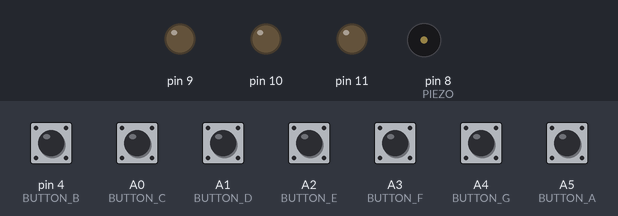
A sketch run on a simulated Arduino Uno, built with avr-gcc and run on an emulated ATmega328P. Shown: output pins drawn as LEDs (lit = HIGH), buzzer (waves = sounding). Inputs (shaded band) come from the test bench; at power-on: A0 (BUTTON_C), A1 (BUTTON_D), A2 (BUTTON_E), A3 (BUTTON_F), A4 (BUTTON_G), A5 (BUTTON_A), pin 4 (BUTTON_B) LOW.

Above: at 1.2 s.
1.3 s: pin 4 (BUTTON_B) pulled HIGH for 0.15 s
At 2.7 s:
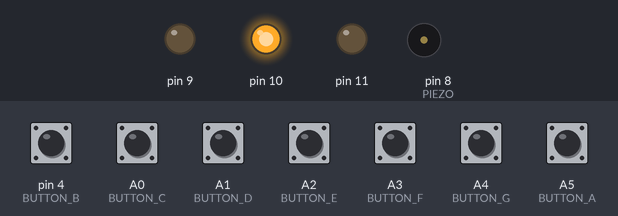
3.0 s: A0 (BUTTON_C) pulled HIGH for 0.15 s
At 4.1 s:
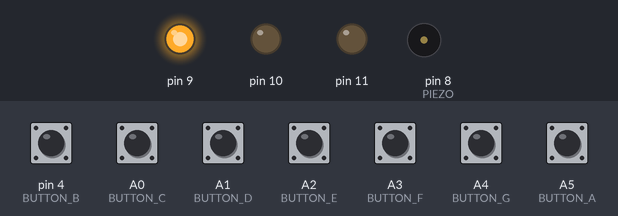
4.7 s: A1 (BUTTON_D) pulled HIGH for 0.15 s
At 5.5 s:
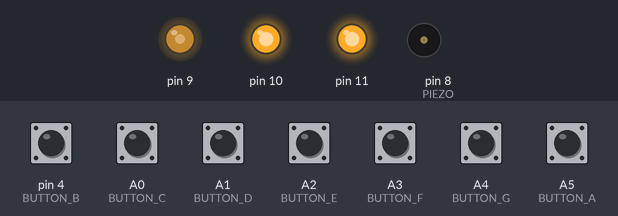
6.4 s: A2 (BUTTON_E) pulled HIGH for 0.15 s
At 7.8 s:
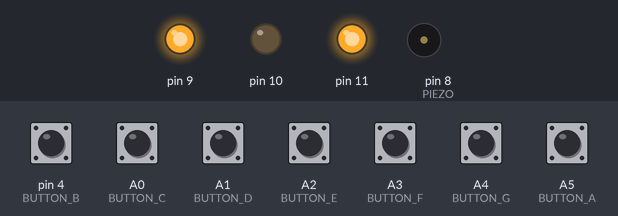
8.1 s: A3 (BUTTON_F) pulled HIGH for 0.15 s
At 9.2 s:
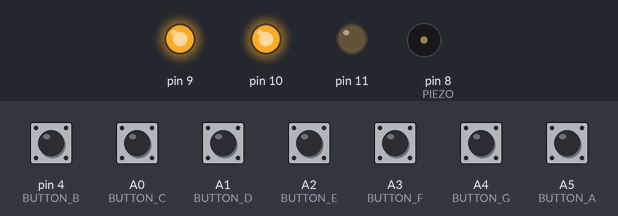
9.8 s: A4 (BUTTON_G) pulled HIGH for 0.15 s
At 10.5 s:
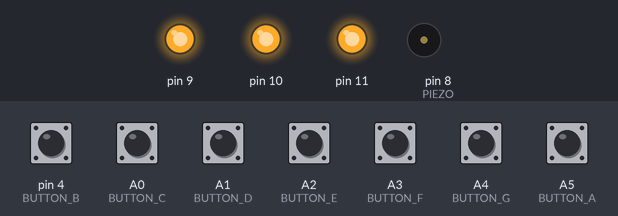
Timing chart, 0 to 12.5 s (numbered marks = the images above; inputs shaded):
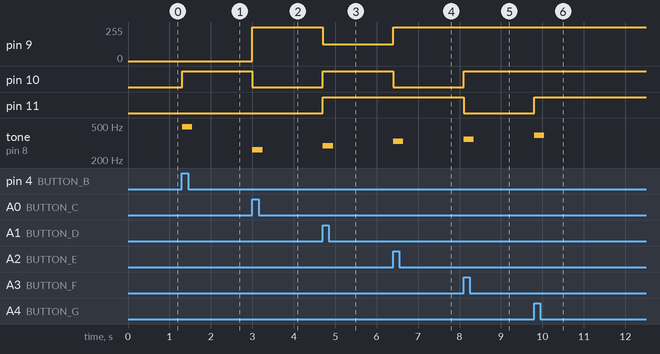

The sketch:

_piano_on_arduino_uno_board1.ino
```cpp
#define NOTE_C 262
#define NOTE_D 294
#define NOTE_E 330
#define NOTE_F 349
#define NOTE_G 392
#define NOTE_A 440
#define NOTE_B 493

#define ACTIVATED LOW

const int PIEZO = 8;
const int LED = 13;

const int BUTTON_C = A0;
const int BUTTON_D = A1;
const int BUTTON_E = A2;
const int BUTTON_F = A3;
const int BUTTON_G = A4;
const int BUTTON_A = A5;
const int BUTTON_B = 4;

void setup()
{
  pinMode(11, OUTPUT);
  pinMode(10, OUTPUT);
  pinMode(9, OUTPUT);

  pinMode(PIEZO, OUTPUT);

  pinMode(BUTTON_A, INPUT);
  pinMode(BUTTON_B, INPUT);
  pinMode(BUTTON_C, INPUT);
  pinMode(BUTTON_D, INPUT);
  pinMode(BUTTON_E, INPUT);
  pinMode(BUTTON_F, INPUT);
  pinMode(BUTTON_G, INPUT);
}

 void loop()
{
   if(digitalRead(BUTTON_A) == 1)
 {
  	tone(PIEZO,NOTE_A,100);
    setColor(255, 0, 0); // Red
 }

   if(digitalRead(BUTTON_B) ==  1)
 {
  	tone(PIEZO,NOTE_B,100);
    setColor(0, 255, 0); // Green
 }

   if(digitalRead(BUTTON_C) ==  1)
 {
	tone(PIEZO,NOTE_C,100);
    setColor(0, 0, 255); // Blue
 }

 if(digitalRead(BUTTON_D) ==  1)
 {
	tone(PIEZO,NOTE_D,100);
    setColor(255, 255, 125); // Raspberry
 }

 if(digitalRead(BUTTON_E) ==  1)
 {
   	tone(PIEZO,NOTE_E,100);
   	setColor(255, 0, 255); // Magenta
 }

 if(digitalRead(BUTTON_F) == 1)
 {
	tone(PIEZO,NOTE_F,100);
   	setColor(0, 255, 255); // Cyan
 }

 if(digitalRead(BUTTON_G) == 1)
 {
	tone(PIEZO,NOTE_G,100);
   	setColor(255, 255, 255); // White
  }

   delay(5);
 }

void setColor(int redValue, int greenValue, int blueValue) {
  analogWrite(11, redValue);
  analogWrite(10, greenValue);
  analogWrite(9, blueValue);
  //delay(50);
}
```

Measured:
- after the input at 1.3 s, pin 10: LOW → HIGH at once; tone on pin 8 (PIEZO): silent → 493 Hz at once, → silent 0.24 s later
- after the input at 3.0 s, pin 9: 0/255 → 255/255 at once; pin 10: HIGH → LOW at once; tone on pin 8 (PIEZO): silent → 262 Hz at once, → silent 0.25 s later
- after the input at 4.7 s, pin 9: 255/255 → 125/255 at once; pin 10, pin 11: LOW → HIGH at once; tone on pin 8 (PIEZO): silent → 294 Hz at once, → silent 0.25 s later
- after the input at 6.4 s, pin 9: 125/255 → 255/255 at once; pin 10: HIGH → LOW at once; tone on pin 8 (PIEZO): silent → 330 Hz at once, → silent 0.24 s later
- after the input at 8.1 s, pin 10: LOW → HIGH at once; pin 11: HIGH → LOW at once; tone on pin 8 (PIEZO): silent → 349 Hz at once, → silent 0.25 s later
- after the input at 9.8 s, pin 11: LOW → HIGH at once; tone on pin 8 (PIEZO): silent → 392 Hz at once, → silent 0.25 s later
